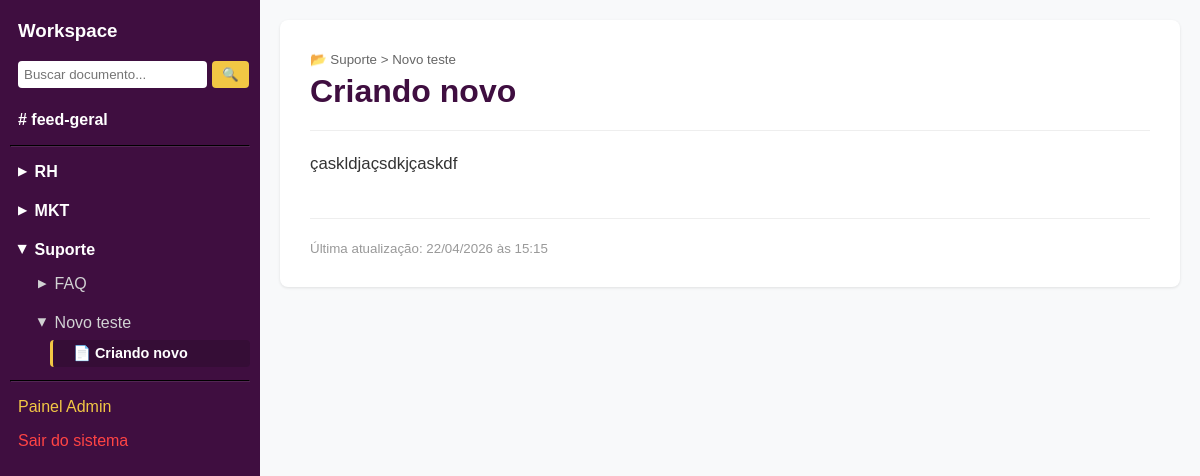
The app's page /pagina/2 (signed in) with its own data.
### app/models.py (models this page shows)
class Setor(db.Model):
    id = db.Column(db.Integer, primary_key=True)
    nome = db.Column(db.String(50), nullable=False)
    ativo = db.Column(db.Boolean, default=True) # Botão Ligar/Desligar
    ordem = db.Column(db.Integer, default=0)    # Para o futuro Drag and Drop
    subcategorias = db.relationship('Subcategoria', backref='setor', lazy=True, cascade="all, delete-orphan")
    noticias = db.relationship('Noticia', backref='setor', lazy=True)

class Subcategoria(db.Model):
    id = db.Column(db.Integer, primary_key=True)
    nome = db.Column(db.String(50), nullable=False)
    ativo = db.Column(db.Boolean, default=True)
    ordem = db.Column(db.Integer, default=0)
    setor_id = db.Column(db.Integer, db.ForeignKey('setor.id'), nullable=False)
    paginas = db.relationship('Pagina', backref='subcategoria', lazy=True, cascade="all, delete-orphan")

class Pagina(db.Model):
    id = db.Column(db.Integer, primary_key=True)
    titulo = db.Column(db.String(100), nullable=False)
    conteudo = db.Column(db.Text, nullable=False)
    ativo = db.Column(db.Boolean, default=True)
    ordem = db.Column(db.Integer, default=0)
    data_atualizacao = db.Column(db.DateTime, default=datetime.utcnow, onupdate=datetime.utcnow)
    subcategoria_id = db.Column(db.Integer, db.ForeignKey('subcategoria.id'), nullable=False)

### app/routes.py (the view)
    @app.route('/pagina/<int:id>')
    @login_required
    def ver_pagina(id):
        pagina = Pagina.query.get_or_404(id)
        return render_template('pagina.html', pagina=pagina)

### app/templates/pagina.html
{% extends "base.html" %}
{% block content %}
    <div style="background: white; padding: 30px; border-radius: 8px; box-shadow: 0 1px 3px rgba(0,0,0,0.1);">
        <small style="color: #666;">
            📂 {{ pagina.subcategoria.setor.nome }} > {{ pagina.subcategoria.nome }}
        </small>
        <h1 style="color: #3F0E40; margin-top: 5px; margin-bottom: 20px;">{{ pagina.titulo }}</h1>
        <hr style="border: 0; border-top: 1px solid #eee; margin-bottom: 20px;">
        <div style="white-space: pre-wrap; line-height: 1.6; font-size: 1.05em; color: #333;">{{ pagina.conteudo }}</div>
        <hr style="border: 0; border-top: 1px solid #eee; margin: 40px 0 20px 0;">
        <small style="color: #999;">Última atualização: {{ pagina.data_atualizacao.strftime('%d/%m/%Y às %H:%M') }}</small>
    </div>
{% endblock %}

### app/templates/base.html (shortened to what this page needs)
<!DOCTYPE html>
<html lang="pt-br">
<head>
</head>
<body>
    <div class="sidebar">
        <h3 style="color: white; padding-left: 8px; margin-top: 0;">Workspace</h3>
        <div style="padding: 0 8px 15px 8px;">
            <form action="{{ url_for('busca') }}" method="GET" style="display: flex;">
                <input type="text" name="q" placeholder="Buscar documento..." required style="flex: 1; padding: 6px; border-radius: 4px; border: none; outline: none; font-family: sans-serif;">
                <button type="submit" style="background: #f2c744; border: none; padding: 6px 10px; margin-left: 5px; border-radius: 4px; cursor: pointer;">🔍</button>
            </form>
        </div>
        <a href="{{ url_for('home') }}" class="menu-link" style="padding-left: 8px; font-weight: bold; color: white;"># feed-geral</a>
        <hr>
        {% for setor in setores_menu %}
            <details {% if pagina is defined and pagina.subcategoria.setor_id == setor.id %}open{% endif %}>
                <summary>{{ setor.nome }}</summary>
                <div class="submenu">
                    {% for sub in setor.subcategorias %}
                        <details {% if pagina is defined and pagina.subcategoria_id == sub.id %}open{% endif %}>
                            <summary>{{ sub.nome }}</summary>
                            <div class="submenu">
                                {% if sub.paginas %}
                                    {% for p in sub.paginas %}
                                        <a href="{{ url_for('ver_pagina', id=p.id) }}" class="menu-link"
                                           style="font-size: 0.9em; padding: 5px 8px 5px 20px;
                                           {% if pagina is defined and pagina.id == p.id %}
                                               background: #350d36; color: white; font-weight: bold; border-left: 3px solid #f2c744;
                                           {% endif %}">
                                           📄 {{ p.titulo }}
                                        </a>
                                    {% endfor %}
                                {% else %}
                                    <span style="color: #666; padding-left: 20px; font-size: 0.8em;">(Vazio)</span>
                                {% endif %}
                            </div>
                        </details>
                    {% endfor %}
                </div>
            </details>
        {% endfor %}
        <hr>
        <a href="{{ url_for('admin_setores') }}" class="menu-link" style="padding-left: 8px; color: #f2c744;">Painel Admin</a>
        <a href="{{ url_for('logout') }}" class="menu-link" style="padding-left: 8px; color: #ff4444;">Sair do sistema</a>
    </div>
    <div class="content">
        {% block content %}{% endblock %}
    </div>
</body>
</html>

### app/templates/base.html (style rules this page uses)
body { display: flex; margin: 0; font-family: sans-serif; }
.sidebar { width: 260px; background: #3F0E40; color: #d1d2d3; height: 100vh; padding: 20px 10px; box-sizing: border-box; overflow-y: auto; }
.content { flex: 1; padding: 20px; background: #f8f9fa; height: 100vh; overflow-y: auto; }
details { margin-bottom: 5px; }
summary { cursor: pointer; padding: 8px; border-radius: 4px; font-weight: bold; color: white; list-style: none; display: flex; align-items: center; }
summary::before { content: '▶'; font-size: 0.7em; margin-right: 8px; transition: transform 0.2s; }
details[open] > summary::before { transform: rotate(90deg); }
.submenu { padding-left: 20px; display: flex; flex-direction: column; }
.submenu details summary { font-weight: normal; color: #d1d2d3; }
a.menu-link { color: #d1d2d3; text-decoration: none; padding: 8px 8px 8px 20px; display: block; border-radius: 4px; }
hr { border-color: #522653; }

### records on screen
Setor: nome "RH"
Setor: nome "MKT"
Setor: nome "Suporte", subcategoria.setor.nome "Suporte"
Subcategoria: nome "FAQ"
Subcategoria: nome "Novo teste", subcategoria.nome "Novo teste"
Pagina: titulo "Criando novo", conteudo "çaskldjaçsdkjçaskdf", data_atualizacao "22/04/2026 às 15:15"
